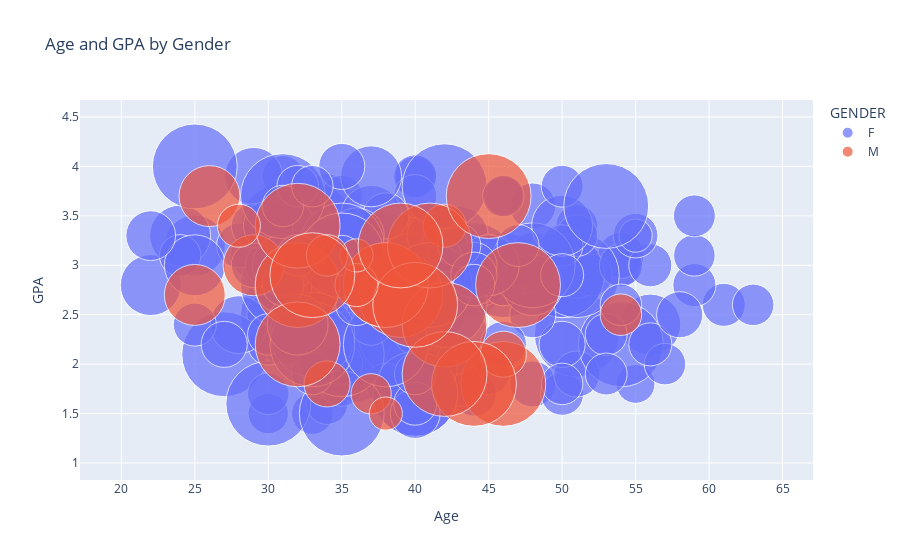
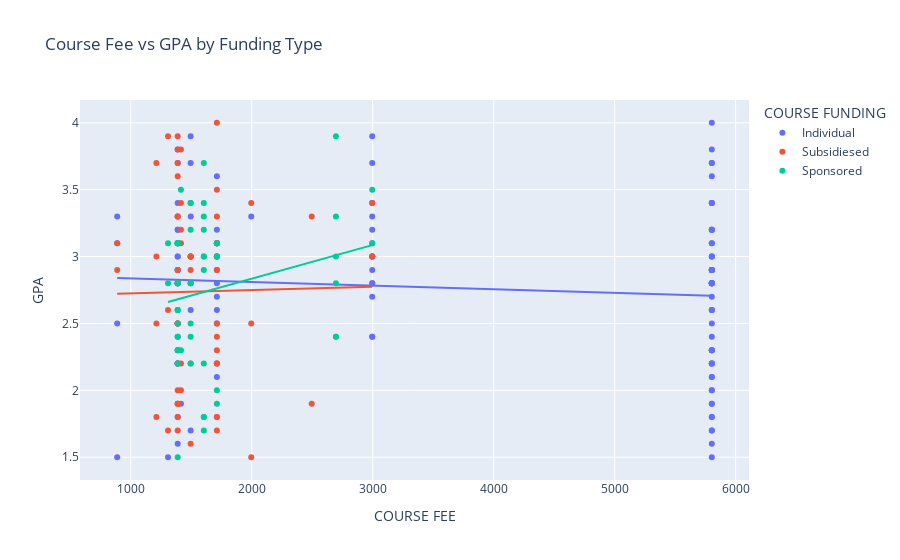

Notebook cell for these charts, in order:
### Code cell
# 1. Age and GPA by Gender: Bubble Chart
bubble_chart = px.scatter(data, x='Age', y='GPA', size='COURSE FEE', color='GENDER', 
                          title='Age and GPA by Gender', hover_name='DESIGNATION',
                          size_max=60)

# 2. Course Fee vs GPA by Funding Type: Scatter Plot with Trendlines
scatter_trendline = px.scatter(data, x='COURSE FEE', y='GPA', color='COURSE FUNDING',
                               title='Course Fee vs GPA by Funding Type', trendline='ols')

# 3. Distribution of Highest Qualification by Nationality: Stacked Bar Chart
stacked_bar = px.bar(data, x='NATIONALITY', y='STUDENT ID', color='HIGHEST QUALIFICATION', 
                     title='Distribution of Highest Qualification by Nationality', barmode='stack')

# 4. GPA Distribution by Designation: Box Plot
box_plot = px.box(data, x='DESIGNATION', y='GPA', color='DESIGNATION', title='GPA Distribution by Designation')

# 5. Age vs Course Fee by Gender and Nationality: 3D Scatter Plot
scatter_3d = px.scatter_3d(data, x='Age', y='COURSE FEE', z='GPA', color='GENDER', symbol='NATIONALITY',
                           title='Age vs Course Fee by Gender and Nationality')

# Save the plots as HTML files
bubble_chart.show()
scatter_trendline.show()
stacked_bar.show()
box_plot.show()
scatter_3d.show()

### Figure 1 — Plotly figure (JSON) as saved in the notebook; plotly's stock layout.template omitted (floating-point values rounded to 4 significant figures; data arrays with more than 128 entries replaced by an {"elided": "..."} marker saying what was removed)
{"data": [{"hovertemplate": "<b>%{hovertext}</b><br><br>GENDER=F<br>Age=%{x}<br>GPA=%{y}<br>COURSE FEE=%{marker.size}<extra></extra>", "hovertext": {"elided": "215 str values"}, "legendgroup": "F", "marker": {"color": "#636efa", "size": {"elided": "215 int values"}, "sizemode": "area", "sizeref": 1.612, "symbol": "circle"}, "mode": "markers", "name": "F", "orientation": "v", "showlegend": true, "type": "scatter", "x": {"elided": "215 int values"}, "xaxis": "x", "y": {"elided": "215 float values"}, "yaxis": "y"}, {"hovertemplate": "<b>%{hovertext}</b><br><br>GENDER=M<br>Age=%{x}<br>GPA=%{y}<br>COURSE FEE=%{marker.size}<extra></extra>", "hovertext": ["HR Executive (TA Operations)", "Helpdesk Manager", "HR Executive", "Early Childhood Support Office", "Manager", "Bank Executive", "Manager", "Senior Recruitment Manager", "Assistant Vice-President", "HR Executive", "Recruitment Consultant", "Assistant Manager, Human Resources", "Head of HR", "Manager", "Senior Manager", "Service Crew", "N.A.", "Consultant", "HR Executive", "Officer, Administration and Operations", "Senior Executive, Human Resource", "Teacher", "Admin Support Assistance", "Senior Analyst, Compensation & Benefits", "Operations Executive", "No Designation", "Audit Associate", "Senior Manager", "Lecturer"], "legendgroup": "M", "marker": {"color": "#EF553B", "size": [2996, 5803, 5803, 1712, 1712, 5803, 5803, 5803, 5803, 1308, 5803, 888, 5803, 1495, 1388, 2996, 5803, 5803, 1495, 888, 5803, 5803, 2996, 5803, 1388, 1495, 5803, 5803, 5803], "sizemode": "area", "sizeref": 1.612, "symbol": "circle"}, "mode": "markers", "name": "M", "orientation": "v", "showlegend": true, "type": "scatter", "x": [29, 46, 39, 34, 46, 38, 42, 38, 44, 37, 32, 38, 42, 42, 54, 25, 41, 40, 36, 36, 32, 47, 26, 32, 34, 28, 33, 39, 45], "xaxis": "x", "y": [3, 1.8, 2.7, 1.8, 2.1, 2.8, 2.4, 2.8, 1.8, 1.7, 2.8, 1.5, 1.9, 3.4, 2.5, 2.7, 3.2, 2.6, 2.8, 3.1, 2.2, 2.8, 3.7, 3.4, 3.1, 3.4, 2.9, 3.2, 3.7], "yaxis": "y"}], "layout": {"legend": {"itemsizing": "constant", "title": {"text": "GENDER"}, "tracegroupgap": 0}, "title": {"text": "Age and GPA by Gender"}, "xaxis": {"anchor": "y", "domain": [0, 1], "title": {"text": "Age"}}, "yaxis": {"anchor": "x", "domain": [0, 1], "title": {"text": "GPA"}}}}

### Figure 2 — Plotly figure (JSON) as saved in the notebook; plotly's stock layout.template omitted (floating-point values rounded to 4 significant figures; data arrays with more than 128 entries replaced by an {"elided": "..."} marker saying what was removed)
{"data": [{"hovertemplate": "COURSE FUNDING=Individual<br>COURSE FEE=%{x}<br>GPA=%{y}<extra></extra>", "legendgroup": "Individual", "marker": {"color": "#636efa", "symbol": "circle"}, "mode": "markers", "name": "Individual", "orientation": "v", "showlegend": true, "type": "scatter", "x": {"elided": "133 int values"}, "xaxis": "x", "y": {"elided": "133 float values"}, "yaxis": "y"}, {"hovertemplate": "<b>OLS trendline</b><br>GPA = -2.68582e-05 * COURSE FEE + 2.86301<br>R<sup>2</sup>=0.009215<br><br>COURSE FUNDING=Individual<br>COURSE FEE=%{x}<br>GPA=%{y} <b>(trend)</b><extra></extra>", "legendgroup": "Individual", "marker": {"color": "#636efa", "symbol": "circle"}, "mode": "lines", "name": "Individual", "showlegend": false, "type": "scatter", "x": {"elided": "133 int values"}, "xaxis": "x", "y": {"elided": "133 float values"}, "yaxis": "y"}, {"hovertemplate": "COURSE FUNDING=Subsidiesed<br>COURSE FEE=%{x}<br>GPA=%{y}<extra></extra>", "legendgroup": "Subsidiesed", "marker": {"color": "#EF553B", "symbol": "circle"}, "mode": "markers", "name": "Subsidiesed", "orientation": "v", "showlegend": true, "type": "scatter", "x": [1212, 2996, 1388, 1388, 1712, 1712, 1712, 1712, 1388, 2496, 1388, 1495, 1388, 1388, 1712, 1308, 1415, 1712, 1415, 1712, 1212, 1388, 1388, 1712, 1996, 888, 1308, 1495, 1415, 1388, 1996, 1495, 1495, 1388, 1212, 1388, 1388, 1388, 2996, 1388, 1712, 1388, 1388, 1415, 1388, 1712, 888, 1308, 1388, 1712, 1495, 2496, 1212, 1996, 1712, 1712, 1415, 1415, 1388, 1712, 1388, 1388], "xaxis": "x", "y": [1.8, 3, 3.1, 2.5, 1.7, 1.8, 3.1, 2.3, 1.9, 1.9, 2.5, 3, 2.2, 2, 3.1, 2.6, 3.4, 2.4, 2.2, 3, 3, 1.7, 2.9, 2.2, 2.5, 2.9, 1.7, 2.2, 2, 1.8, 1.5, 3, 1.6, 2.8, 2.5, 1.9, 3.3, 1.9, 3.4, 2.5, 2.5, 3.9, 3.3, 3.1, 2.8, 3.3, 3.1, 3.9, 3.1, 3.5, 2.9, 3.3, 3.7, 3.4, 2.2, 2.9, 3.2, 3.8, 3.6, 4, 3.8, 3.7], "yaxis": "y"}, {"hovertemplate": "<b>OLS trendline</b><br>GPA = 2.51309e-05 * COURSE FEE + 2.69955<br>R<sup>2</sup>=0.000202<br><br>COURSE FUNDING=Subsidiesed<br>COURSE FEE=%{x}<br>GPA=%{y} <b>(trend)</b><extra></extra>", "legendgroup": "Subsidiesed", "marker": {"color": "#EF553B", "symbol": "circle"}, "mode": "lines", "name": "Subsidiesed", "showlegend": false, "type": "scatter", "x": [888, 888, 1212, 1212, 1212, 1212, 1308, 1308, 1308, 1388, 1388, 1388, 1388, 1388, 1388, 1388, 1388, 1388, 1388, 1388, 1388, 1388, 1388, 1388, 1388, 1388, 1388, 1388, 1388, 1388, 1415, 1415, 1415, 1415, 1415, 1415, 1495, 1495, 1495, 1495, 1495, 1712, 1712, 1712, 1712, 1712, 1712, 1712, 1712, 1712, 1712, 1712, 1712, 1712, 1712, 1996, 1996, 1996, 2496, 2496, 2996, 2996], "xaxis": "x", "y": [2.722, 2.722, 2.73, 2.73, 2.73, 2.73, 2.732, 2.732, 2.732, 2.734, 2.734, 2.734, 2.734, 2.734, 2.734, 2.734, 2.734, 2.734, 2.734, 2.734, 2.734, 2.734, 2.734, 2.734, 2.734, 2.734, 2.734, 2.734, 2.734, 2.734, 2.735, 2.735, 2.735, 2.735, 2.735, 2.735, 2.737, 2.737, 2.737, 2.737, 2.737, 2.743, 2.743, 2.743, 2.743, 2.743, 2.743, 2.743, 2.743, 2.743, 2.743, 2.743, 2.743, 2.743, 2.743, 2.75, 2.75, 2.75, 2.762, 2.762, 2.775, 2.775], "yaxis": "y"}, {"hovertemplate": "COURSE FUNDING=Sponsored<br>COURSE FEE=%{x}<br>GPA=%{y}<extra></extra>", "legendgroup": "Sponsored", "marker": {"color": "#00cc96", "symbol": "circle"}, "mode": "markers", "name": "Sponsored", "orientation": "v", "showlegend": true, "type": "scatter", "x": [1604, 1604, 1495, 1388, 1388, 1388, 1712, 1495, 1495, 1415, 2996, 1712, 1604, 1388, 2696, 1712, 1604, 1604, 1388, 2696, 1388, 1388, 2696, 1495, 1604, 1388, 1388, 1388, 1495, 1495, 1604, 2696, 1308, 1604, 1604, 2996, 1712, 1388, 2696, 1415, 1604, 1495, 1604, 1388, 1388, 1388, 2696, 1308, 1388], "xaxis": "x", "y": [2.2, 1.7, 2.8, 1.5, 3.1, 3.1, 1.9, 2.2, 2.5, 2.3, 3.1, 3.1, 1.8, 2.2, 2.4, 2, 1.8, 3, 2.8, 3.3, 3.1, 2.3, 2.4, 3.4, 3.2, 2.4, 2.5, 3.1, 2.4, 2.8, 3.7, 3.9, 2.8, 3.4, 2.9, 3.5, 3, 2.6, 2.8, 3.5, 3.3, 3.2, 3, 2.6, 2.6, 2.8, 3, 3.1, 3.1], "yaxis": "y"}, {"hovertemplate": "<b>OLS trendline</b><br>GPA = 0.0002519 * COURSE FEE + 2.33049<br>R<sup>2</sup>=0.051934<br><br>COURSE FUNDING=Sponsored<br>COURSE FEE=%{x}<br>GPA=%{y} <b>(trend)</b><extra></extra>", "legendgroup": "Sponsored", "marker": {"color": "#00cc96", "symbol": "circle"}, "mode": "lines", "name": "Sponsored", "showlegend": false, "type": "scatter", "x": [1308, 1308, 1388, 1388, 1388, 1388, 1388, 1388, 1388, 1388, 1388, 1388, 1388, 1388, 1388, 1388, 1388, 1415, 1415, 1495, 1495, 1495, 1495, 1495, 1495, 1495, 1604, 1604, 1604, 1604, 1604, 1604, 1604, 1604, 1604, 1604, 1604, 1712, 1712, 1712, 1712, 2696, 2696, 2696, 2696, 2696, 2696, 2996, 2996], "xaxis": "x", "y": [2.66, 2.66, 2.68, 2.68, 2.68, 2.68, 2.68, 2.68, 2.68, 2.68, 2.68, 2.68, 2.68, 2.68, 2.68, 2.68, 2.68, 2.687, 2.687, 2.707, 2.707, 2.707, 2.707, 2.707, 2.707, 2.707, 2.735, 2.735, 2.735, 2.735, 2.735, 2.735, 2.735, 2.735, 2.735, 2.735, 2.735, 2.762, 2.762, 2.762, 2.762, 3.01, 3.01, 3.01, 3.01, 3.01, 3.01, 3.085, 3.085], "yaxis": "y"}], "layout": {"legend": {"title": {"text": "COURSE FUNDING"}, "tracegroupgap": 0}, "title": {"text": "Course Fee vs GPA by Funding Type"}, "xaxis": {"anchor": "y", "domain": [0, 1], "title": {"text": "COURSE FEE"}}, "yaxis": {"anchor": "x", "domain": [0, 1], "title": {"text": "GPA"}}}}
